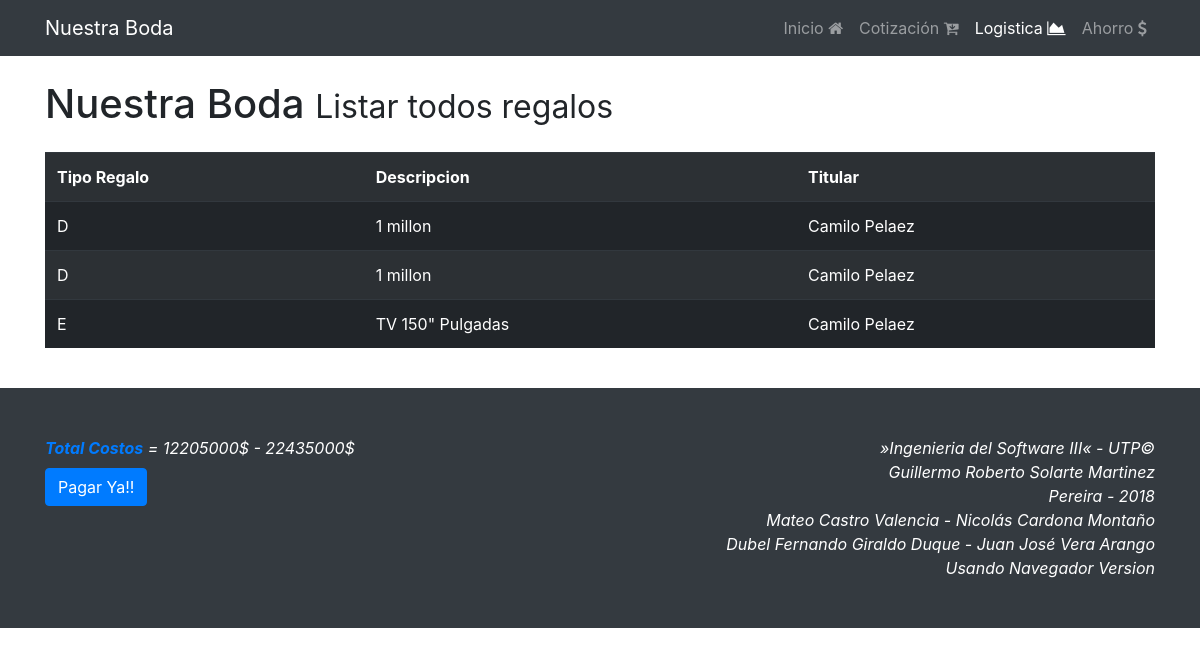
Screenshot of /logistica/listar_todos_regalos with the database file from the repository.
### app/models.py (models this page shows, shortened)
class Regalo(models.Model):
	id = models.AutoField(primary_key=True)
	tipo = models.CharField(max_length=5)
	descripcion = models.CharField(max_length=100)
	titular = models.ManyToManyField("Invitado", related_name="user")

### app/views.py (the view)
# urls.py: path('logistica/listar_todos_regalos', views.listar_todos_regalos, name='listar_todos_regalos'),
def listar_todos_regalos(request):
	bodas = Boda.objects.all()
	if bodas:
		boda = Boda.objects.all()[0]
		costos = "{}$ - {}$".format(boda.costo_bajo, boda.costo_alto)
	else:
		costos = "No hay registro de boda"
	invitados = Invitado.objects.all()
	lista = []
	regalos = []
	for invitado in invitados:
		lista = list(Regalo.objects.all().filter(titular=invitado))
		for l in lista:
			regalo = {}
			regalo["tipo"] = l.tipo
			regalo["descripcion"] = l.descripcion
			regalo["titular"] = "{} {}".format(invitado.nombre, invitado.apellido)
			regalos.append(regalo)
	mode = True
	if not len(regalos):
		msg = "No hay Regalos para listar"
		mode = False
	else:
		msg = ""
	context = {
		'costos' : costos,
		'regalos' : regalos,
		'mode' : mode,
		'msg' : msg,
	}
	return render(request, 'listar_todos_regalos.html', context)

### app/templates/listar_todos_regalos.html (shortened to what this page needs)
{% extends "base.html" %}
{% load static %}
{% block active_log %}<li class="nav-item active">{% endblock %}
{% block jumbotrom %}Listar todos regalos{% endblock %}
{% block container %}
	{% if mode %}
		<table style="width:100%" class="table table-striped table-dark table-hover">
	  	<tr>
		    <th>Tipo Regalo</th>
		    <th>Descripcion</th>
		    <th>Titular</th>
	  	</tr>
		{% for regalo in regalos %}
		<tr>
		    <td>{{regalo.tipo}}</td>
		    <td>{{regalo.descripcion}} </td>
		    <td>{{regalo.titular}}</td>
  		</tr>
  		{% endfor %}
  		</table>
	{% endif %}
{% endblock %}
{% block costos %}{{costos}}{% endblock %}

### static/css/2-col-portfolio.css (style rules this page uses)
body { padding-top: 54px; }
@media (min-width: 992px) { body { padding-top: 56px; } }

### rows the page displays
Regalo: descripcion "1 millon"
Regalo: descripcion "1 millon"
Regalo: descripcion "TV 150\" Pulgadas"

### other values shown
{{ regalo.tipo }} "D" "D" "E"
{{ regalo.titular }} "Camilo Pelaez" "Camilo Pelaez" "Camilo Pelaez"
{{ costos }} "12205000$ - 22435000$"
